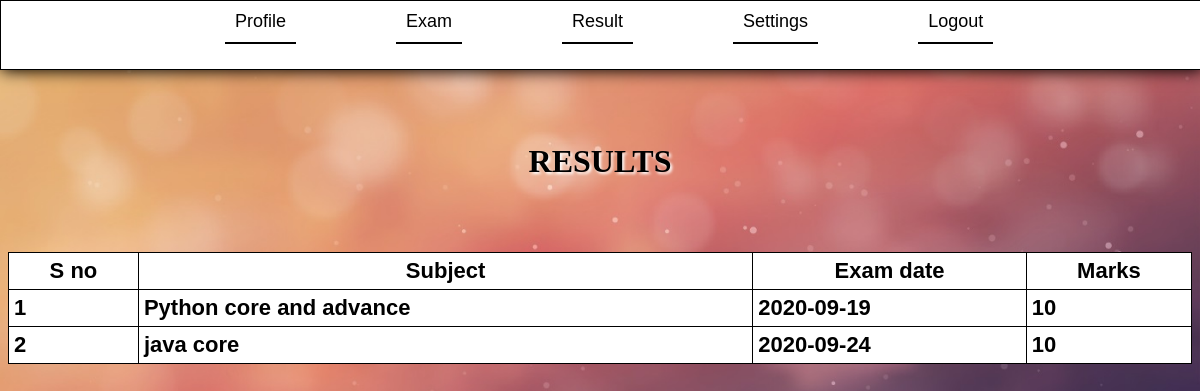
/results.php (signed in), run on the app's committed database.
### tables this page shows
CREATE TABLE IF NOT EXISTS `result` (
  `sno` int(20) NOT NULL AUTO_INCREMENT,
  `studentid` int(20) NOT NULL,
  `examid` int(20) NOT NULL,
  `subid` int(20) NOT NULL,
  `marks` int(20) NOT NULL,
  `timstmp` timestamp NOT NULL DEFAULT CURRENT_TIMESTAMP,
  `c1` varchar(50) NOT NULL,
  `c2` varchar(50) NOT NULL,
  `c3` varchar(50) NOT NULL,
  PRIMARY KEY (`sno`)
);

CREATE TABLE IF NOT EXISTS `sub` (
  `userid` int(20) NOT NULL AUTO_INCREMENT,
  `sub` varchar(200) NOT NULL,
  `payment` int(10) NOT NULL,
  `timee` varchar(200) NOT NULL,
  `c1` varchar(200) NOT NULL,
  `c2` varchar(200) NOT NULL,
  `c3` varchar(200) NOT NULL,
  PRIMARY KEY (`userid`)
);

CREATE TABLE IF NOT EXISTS `examtable` (
  `sno` int(20) NOT NULL AUTO_INCREMENT,
  `examname` varchar(200) NOT NULL,
  `subjid` int(20) NOT NULL,
  `batchid` int(20) NOT NULL,
  `timeofexam` varchar(30) NOT NULL,
  `dateofexam` varchar(30) NOT NULL,
  `maxmarks` int(30) NOT NULL,
  `timestmp` timestamp NOT NULL DEFAULT CURRENT_TIMESTAMP,
  `c1` varchar(50) NOT NULL,
  `c2` varchar(50) NOT NULL,
  `c3` varchar(50) NOT NULL,
  PRIMARY KEY (`sno`)
);

### results.php (the view, shortened to what this page needs)
<?php
@include('dbconn.php');
@include('menu.php');
?>
<html>
<head>
	<link rel="stylesheet" href="style.css" type="text/css"/>
</head>
<body>
<div class="container">
<?php
echo"<br><br><br><center><h1 style='text-shadow:2px 2px 3px white;'>RESULTS</h1></center>";
?>
		<table>
			<tr>
				<th>S no</th>
				<th>Subject</th>
				<th>Exam date</th>
				<th>Marks</th>
			</tr>
<?php
$sid=$_SESSION['userid'];
$sql = "SELECT * FROM result where studentid='$sid'";
$result = mysqli_query($conn, $sql);
$sn=1;
if(mysqli_num_rows($result) > 0) {
  while($row = mysqli_fetch_assoc($result)) {
		 $examid=$row["examid"];
		 $subid=$row["subid"];
		 $marks=$row["marks"];
$s="";
$sqll = "SELECT * FROM sub where userid='$subid'";
$r = mysqli_query($conn, $sqll);
if (mysqli_num_rows($r) > 0) {
  while($row = mysqli_fetch_assoc($r)) {
		$s=$row["sub"];
  }
}
$exdate="";
$sqll1 = "SELECT * FROM examtable where sno='$examid'";
$r1 = mysqli_query($conn, $sqll1);
if (mysqli_num_rows($r1) > 0) {
  while($row1 = mysqli_fetch_assoc($r1)) {
		$exdate=$row1["dateofexam"];
  }
}
    echo "<tr> <td>$sn</td> <td>$s</td> <td>$exdate</td><td>$marks</td>  </tr>";
		 $sn++;
  }
} else {
}
?>
</table>
</div>
</body>
</html>

### style.css (style rules this page uses)
body { background-image:url('bgimgs/10.jpg'); background-repeat: no-repeat; background-position: center; background-size: cover; }
.container { position:relative; top:60px; margin-bottom:400px; }
table { position:relative; width:100%; top:50px; border-collapse:collapse; background-color:white; color:black; }
tr,td,th { color:black; font-family:arial; font-size:22px; border:none; font-weight:bold; border:solid 1px; border-collapse:collapse; padding:5px; }

### data on the page
result: subid.sub "Python core and advance", examtable.dateofexam "2020-09-19", marks "10"
result: subid.sub "java core", examtable.dateofexam "2020-09-24", marks "10"
